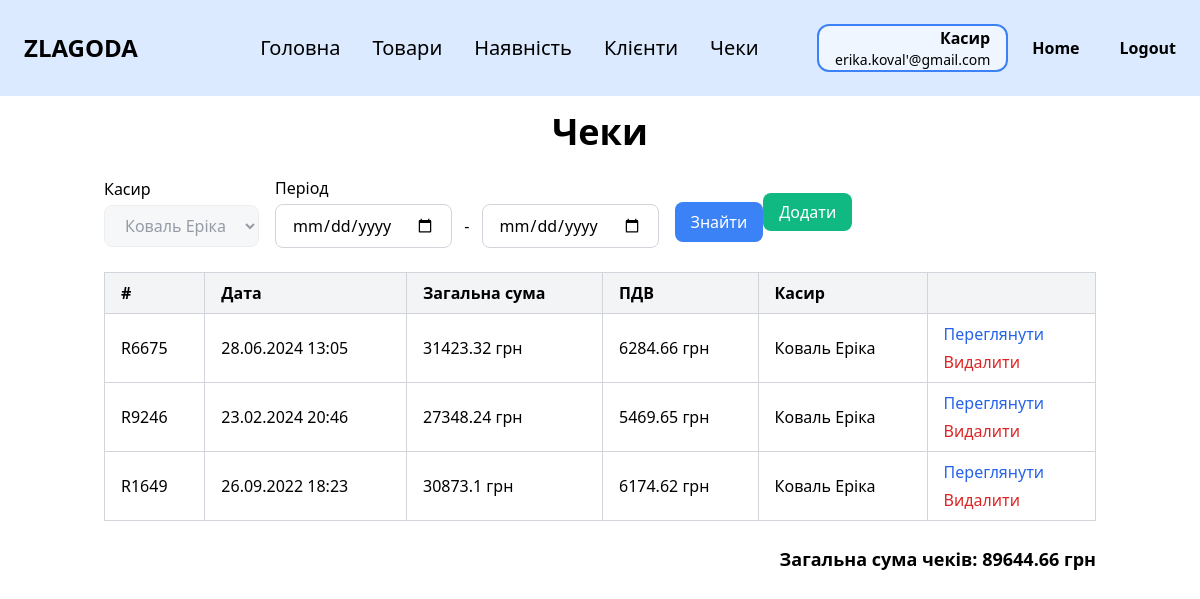
/receipts (signed in), run on an earlier commit of the app's database.
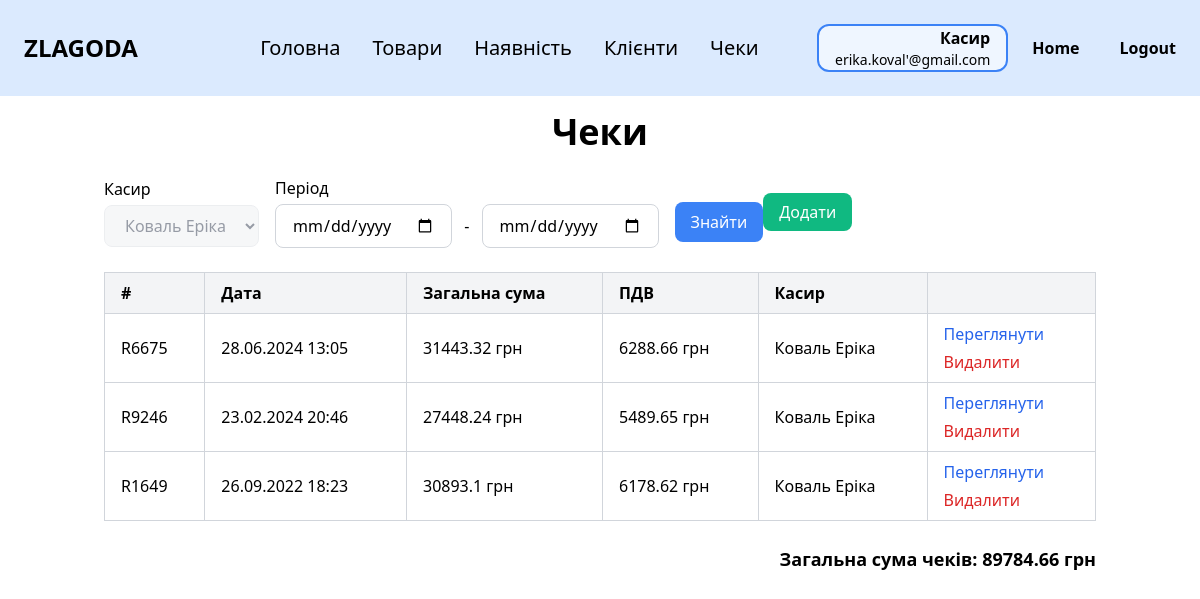
And on a later commit of the database.
### zlg_website/models.py (models this page shows, shortened)
class Employee(db.Model, UserMixin):
    __tablename__ = 'employee'
    id = db.Column(db.Integer, primary_key=True)
    last_name = db.Column(db.String(100))
    first_name = db.Column(db.String(100))
    middle_name = db.Column(db.String(100))
    position = db.Column(db.String(100))
    salary = db.Column(db.Float)
    start_date = db.Column(db.Date)
    birth_date = db.Column(db.Date)
    phone = db.Column(db.String(20))
    city = db.Column(db.String(100))
    street = db.Column(db.String(100))
    postal_code = db.Column(db.String(10))
    password = db.Column(db.String(10000))
    email = db.Column(db.String(100), unique=True)
    @property
    def full_name(self):
        parts = [self.last_name, self.first_name, self.middle_name]
        return " ".join(part for part in parts if part)
    @property
    def address(self):
        return f"{self.city}, {self.street}, {self.postal_code}"

class Receipt(db.Model):
    __tablename__ = 'receipt'
    receipt_number = db.Column(db.String(20), primary_key=True)
    date = db.Column(db.DateTime(timezone=True), default=func.now())
    customer_card_number = db.Column(db.String(20), db.ForeignKey('customer_card.card_number'), nullable=True)
    customer_card = db.relationship('CustomerCard', backref='receipts')
    employee_id = db.Column(db.Integer, db.ForeignKey('employee.id'))
    employee = db.relationship('Employee', backref='receipts')
    @property
    def total_sum(self):
        return round(sum(item.quantity * item.store_product.price for item in self.items), 2)
    @property
    def vat(self):
        return round(self.total_sum * 0.2, 2)

class ReceiptItem(db.Model):
    __tablename__ = 'receipt_item'
    id = db.Column(db.Integer, primary_key=True)
    receipt_number = db.Column(db.String(20), db.ForeignKey('receipt.receipt_number'))
    upc = db.Column(db.String(12), db.ForeignKey('store_product.upc'))
    quantity = db.Column(db.Integer)
    receipt = db.relationship('Receipt', backref='items')
    store_product = db.relationship('StoreProduct', backref='receipt_items')

class StoreProduct(db.Model):
    __tablename__ = 'store_product'
    upc = db.Column(db.String(12), primary_key=True)
    price = db.Column(db.Float)
    quantity = db.Column(db.Integer)
    expiration_date = db.Column(db.Date)  # НОВЕ: дата придатності
    is_promotional = db.Column(db.Boolean, default=False)  # Додано поле для акційного статусу
    promo_price = db.Column(db.Float)
    product_id = db.Column(db.Integer, db.ForeignKey('product.id'))
    product = db.relationship('Product', backref='store_items')
    @property
    def calculate_promotional(self):
        """Визначає, чи є товар акційним: якщо термін збігає і кількість велика."""
        soon_expiring = self.expiration_date and self.expiration_date <= datetime.now().date() + timedelta(days=7)
        high_quantity = self.quantity > 30
        return soon_expiring and high_quantity
    @property
    def calculate_promo_price(self):
        """Ціна акційного товару зі знижкою 20%"""
        return round(self.price * 0.8, 2) if self.is_promotional else self.price

### zlg_website/views/receipts.py (the view)
@views.route('/receipts')
@login_required
def receipts():
    employee_id = request.args.get('employee_id', type=int)
    date_from = request.args.get('date_from')
    date_to = request.args.get('date_to')
    sort = request.args.get('sort', 'date')
    order = request.args.get('order', 'desc')
    query = Receipt.query
    if current_user.position == 'Касир':
        query = query.filter(Receipt.employee_id == current_user.id)
    elif employee_id:
        query = query.filter(Receipt.employee_id == employee_id)
    if date_from:
        date_from = datetime.strptime(date_from, '%Y-%m-%d')
        query = query.filter(Receipt.date >= date_from)
    if date_to:
        date_to = datetime.strptime(date_to, '%Y-%m-%d')
        date_to = date_to + timedelta(days=1)
        query = query.filter(Receipt.date < date_to)
    if sort == 'date':
        if order == 'asc':
            query = query.order_by(Receipt.date.asc())
        else:
            query = query.order_by(Receipt.date.desc())
    receipts = query.all()
    total_sum = sum(receipt.total_sum for receipt in receipts)
    employees = Employee.query.all()
    return render_template(
        'receipts.html',
        user=current_user,
        receipts=receipts,
        employees=employees,
        total_sum=total_sum,
        sort=sort,
        order=order
    )

### zlg_website/__init__.py (called while the page is built)
def create_app():
    app = Flask(__name__)
    app.config['SECRET_KEY'] = 'zlagoda'
    app.config['SQLALCHEMY_DATABASE_URI'] = f'sqlite:///{os.path.join(app.instance_path, DB_NAME)}'
    db.init_app(app)
    from .views import views
    from .auth import auth
    app.register_blueprint(views, url_prefix='/')
    app.register_blueprint(auth, url_prefix='/')
    from .models import Employee
    with app.app_context():
        if database_is_empty():
            create_database(app)
    login_manager = LoginManager()
    login_manager.login_view = 'auth.login'
    login_manager.init_app(app)
    @login_manager.user_loader
    def load_user(id):
        return Employee.query.get(int(id))
    return app

### zlg_website/templates/receipts.html (shortened to what this page needs)
{% extends "base.html" %}
{% block content %}
<div class="py-4">
    <h1 class="text-4xl font-bold mb-6 text-center">Чеки</h1>
    <div class="flex justify-between items-center mb-6">
        <form method="get" action="{{ url_for('views.receipts') }}" class="flex items-center">
            <div class="mr-4">
                <p class="mb-1">Касир</p>
                {% if user.position == 'Касир' %}
                <select name="employee_id" class="px-4 py-2 border rounded-lg bg-gray-100 text-gray-500" disabled>
                    <option selected>{{ user.last_name }} {{ user.first_name }}</option>
                </select>
                {% endif %}
            </div>
            <div class="mr-4">
                <p class="mb-1">
                    <a href="{{ url_for('views.receipts', sort=sort, order=order) }}" class="btn btn-outline-secondary">
                    Період
                </a>
                </p>
                <input
                        type="date"
                        name="date_from"
                        class="px-4 py-2 border border-gray-300 rounded-lg focus:outline-none focus:ring-2 focus:ring-blue-500"
                        value="{{ request.args.get('date_from', '') }}"
                />
                <span class="mx-2">-</span>
                <input
                        type="date"
                        name="date_to"
                        class="px-4 py-2 border border-gray-300 rounded-lg focus:outline-none focus:ring-2 focus:ring-blue-500"
                        value="{{ request.args.get('date_to', '') }}"
                />
            </div>
            <div>
                <button type="submit" class="mt-5 px-4 py-2 bg-blue-500 text-white rounded-lg hover:bg-blue-600">
                    Знайти
                </button>
            </div>
            {% if user.position == 'Касир' %}
            <div>
                <a class="px-4 py-2 bg-green-500 text-white rounded-lg hover:bg-green-600">
                    Додати
                </a>
            </div>
            {% endif %}
        </form>
    </div>
    <div class="overflow-x-auto">
        <table class="min-w-full border-collapse border border-gray-300">
            <thead>
            <tr class="bg-gray-100">
                <th class="border border-gray-300 px-4 py-2 text-left">
                    #
                </th>
                <th class="border border-gray-300 px-4 py-2 text-left">
                    <a href="{{ url_for('views.receipts', sort='date', order='desc' if sort == 'date' and order == 'asc' else 'asc') }}" class="hover:underline">
                        Дата
                    </a>
                </th>
                <th class="border border-gray-300 px-4 py-2 text-left">
                    Загальна сума
                </th>
                <th class="border border-gray-300 px-4 py-2 text-left">
                    ПДВ
                </th>
                <th class="border border-gray-300 px-4 py-2 text-left">
                    Касир
                </th>
                <th class="border border-gray-300 px-4 py-2 text-left">
                </th>
            </tr>
            </thead>
            <tbody>
            {% if receipts %}
            {% for receipt in receipts %}
            <tr>
                <td class="border border-gray-300 px-4 py-2">{{ receipt.receipt_number }}</td>
                <td class="border border-gray-300 px-4 py-2">{{ receipt.date.strftime('%d.%m.%Y %H:%M') }}</td>
                <td class="border border-gray-300 px-4 py-2">{{ receipt.total_sum }} грн</td>
                <td class="border border-gray-300 px-4 py-2">{{ receipt.vat }} грн</td>
                <td class="border border-gray-300 px-4 py-2">{{ receipt.employee.last_name }} {{
                    receipt.employee.first_name }}
                </td>
                <td class="border border-gray-300 px-4 py-2">
                    <div class="flex flex-col space-y-1">
                        <a href="{{ url_for('views.view_receipt', receipt_number=receipt.receipt_number) }}"
                           class="text-blue-600 hover:underline">Переглянути</a>
                        <form method="POST"
                              action="{{ url_for('views.delete_receipt', receipt_number=receipt.receipt_number) }}"
                              onsubmit="return confirm('Ви впевнені, що хочете видалити цей чек?')" class="inline">
                            <button type="submit" class="text-red-600 hover:underline">Видалити</button>
                        </form>
                    </div>
                </td>
            </tr>
            {% endfor %}
            {% else %}
            <tr>
                <td colspan="6" class="border border-gray-300 px-4 py-2 text-center">Немає результатів</td>
            </tr>
            {% endif %}
            </tbody>
        </table>
    </div>
    <div class="mt-6 text-right">
        <div class="font-bold text-lg">
            Загальна сума чеків: {% if receipts %}{{ total_sum }} грн{% else %}0 грн{% endif %}
        </div>
    </div>
</div>
{% endblock %}

### zlg_website/templates/base.html (shortened to what this page needs)
<!DOCTYPE html>
<html lang="en">
<head>
    <link rel="stylesheet" href="https://cdn.jsdelivr.net/npm/tailwindcss@2.2.19/dist/tailwind.min.css">
</head>
<body class="bg-white text-black">
<nav class="bg-blue-100 p-6">
    <div class="flex items-center justify-between">
        <div class="text-black text-2xl font-black mr-16">ZLAGODA</div>
        {% if user.is_authenticated %}
        <div class="flex gap-8 max-md:gap-5 max-sm:hidden">
            <a href="/" class="text-xl cursor-pointer max-md:text-base">Головна</a>
            {% if user.position == 'Менеджер' %}
            <a href="/employees" class="text-xl cursor-pointer max-md:text-base">Працівники</a>
            <a href="/categories" class="text-xl cursor-pointer max-md:text-base">Категорії</a>
            <a href="/products" class="text-xl cursor-pointer max-md:text-base">Товари</a>
            <a href="/stock" class="text-xl cursor-pointer max-md:text-base">Наявність</a>
            <a href="/clients" class="text-xl cursor-pointer max-md:text-base">Клієнти</a>
            <a href="/receipts" class="text-xl cursor-pointer max-md:text-base">Чеки</a>
            {% elif user.position == 'Касир' %}
            <a href="/products" class="text-xl cursor-pointer max-md:text-base">Товари</a>
            <a href="/stock" class="text-xl cursor-pointer max-md:text-base">Наявність</a>
            <a href="/clients" class="text-xl cursor-pointer max-md:text-base">Клієнти</a>
            <a href="/receipts" class="text-xl cursor-pointer max-md:text-base">Чеки</a>
            {% endif %}
        </div>
        {% endif %}
        {% if user.is_authenticated %}
        <div class="flex items-center gap-6">
            <div class="px-4 border-2 border-blue-500 rounded-xl bg-blue-50 text-right">
                <p class="text-base font-semibold">
                    {% if user.position == 'Касир' %}
                    Касир
                    {% elif user.position == 'Менеджер' %}
                    Менеджер
                    {% else %}
                    {{ user.position }}
                    {% endif %}
                </p>
                <p class="text-sm">{{ user.email }}</p>
            </div>
            <a href="/welcome" class="text-black font-bold mr-4">Home</a>
            <a href="/logout" class="text-black font-bold">Logout</a>
        </div>
        {% else %}
        <a href="/login" class="text-black font-bold">Login</a>
        {% endif %}
    </div>
</nav>
<div class="container mx-auto px-4">
    {% block content %}{% endblock %}
</div>
</body>
</html>

What changed in the data, as far as the page shows it:
changed through a linked row, Receipt "R6675": total_sum "31423.32" → "31443.32"; vat "6284.66" → "6288.66"
changed through a linked row, Receipt "R9246": total_sum "27348.24" → "27448.24"; vat "5469.65" → "5489.65"
changed through a linked row, Receipt "R1649": total_sum "30873.1" → "30893.1"; vat "6174.62" → "6178.62"
Also different on the page:
{{ total_sum }}: "89644.66" → "89784.66"
